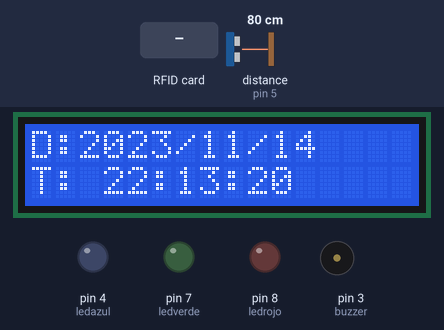
Recording of a sketch running on a simulated Arduino Uno, built with avr-gcc and run on an emulated ATmega328P. On the bench: 16×2 character LCD, output pins drawn as LEDs (lit = HIGH), buzzer (waves = sounding). Wiring (inferred from the names in the program): ultrasonic range finder: trigger pin 6; echo pin 5. The inputs (shaded band) are chosen by the test bench; at power-on: distance to the obstacle (sensor on pin 5) 80 cm. The echo pulse lasts 58.3 µs per cm; the local clock reads 2024-03-15 10:24:30 at power-on unless the sketch sets it; pins used as bus, display or sensor lines are not drawn; what the sketch prints to the serial monitor is not drawn.

Above: at 0.2 s.
1.4 s: RFID card E6 B7 4E 1A held to the reader
At 4.9 s:
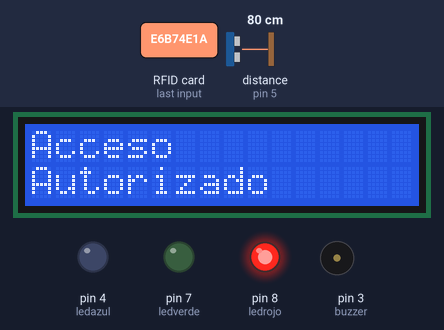
6.6 s: RFID card 06 76 25 D9 held to the reader
At 11.7 s:
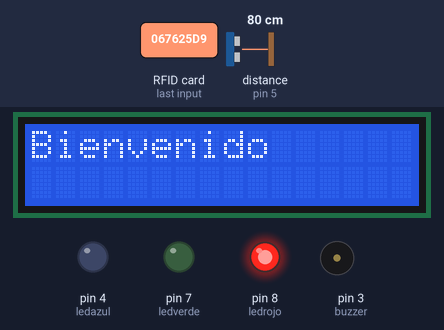
13.4 s: RFID card 5E 7A 19 C4 held to the reader
At 16.6 s:
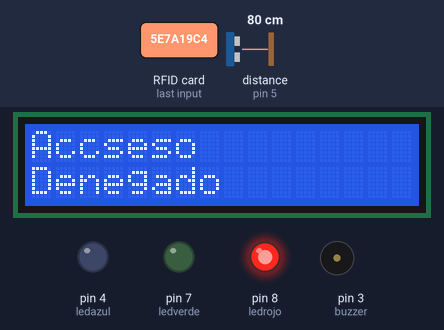
21.2 s: distance to the obstacle (sensor on pin 5) set to 6 cm
29.0 s: distance to the obstacle (sensor on pin 5) set to 3 cm
At 31.8 s:
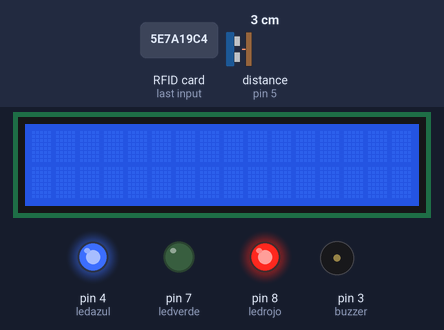
36.8 s: RFID card 06 76 25 D9 held to the reader
At 45.44 s:
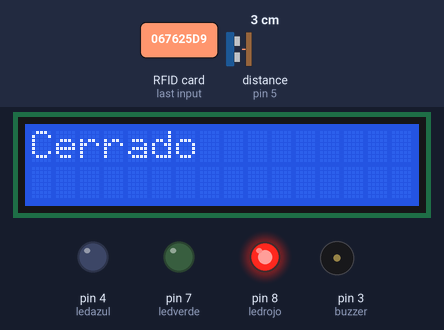
Timing chart, 0 to 45.6 s (numbered marks = the images above; inputs shaded):
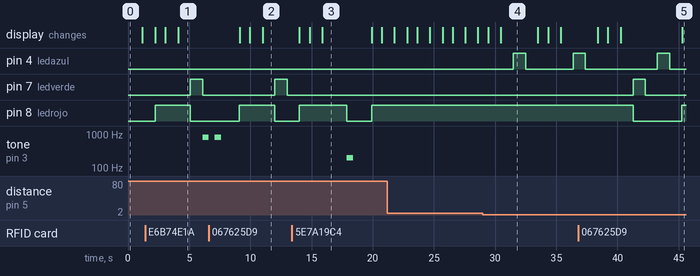

Measured:
- the behaviour switches between 5 and 4 cm on distance to the obstacle (sensor on pin 5) (found by bisection; images 3 and 4)
- after the input at 1.4 s, pin 7 (ledverde): LOW → HIGH after 3.7 s, → LOW 1.0 s later; tone on pin 3 (buzzer): silent → 800 Hz after 4.7 s; the display: first differs from a run without the input after 2.7 s (image 1)
- after the input at 6.6 s, pin 7 (ledverde): LOW → HIGH after 5.4 s, → LOW 1.0 s later; the display: first differs from a run without the input after 4.4 s (image 2)
- after the input at 13.4 s, tone on pin 3 (buzzer): silent → 200 Hz after 4.5 s, → silent 0.50 s later; the display: first differs from a run without the input after 2.5 s (image 3)
- after the input at 29.0 s, pin 4 (ledazul): LOW → HIGH after 2.5 s, → LOW 1.0 s later, → HIGH 3.9 s later
- after the input at 36.8 s, pin 7 (ledverde): LOW → HIGH after 4.5 s, → LOW 1.0 s later; pin 8 (ledrojo): HIGH → LOW after 4.5 s, → HIGH 4.0 s later; the display: first differs from a run without the input after 3.5 s (image 5 shows a later state)
- what the display in image 3 shows lasts 4.0 s, from 15.9 s to 19.9 s

The sketch:

sketch_jul19c.ino
```cpp
#include <Wire.h>
#include "RTClib.h"
#include <LiquidCrystal_I2C.h>
LiquidCrystal_I2C lcd(0x27, 16, 2);
RTC_DS1307 RTC;
#include <SPI.h>      // incluye libreria bus SPI
#include <MFRC522.h>      // incluye libreria especifica para MFRC522

#define RST_PIN  9      // constante para referenciar pin de reset
#define SS_PIN  10      // constante para referenciar pin de slave select

MFRC522 mfrc522(SS_PIN, RST_PIN); // crea objeto mfrc522 enviando pines de slave select y reset

byte LecturaUID[4];         // crea array para almacenar el UID leido
byte tarjeta[4] = {0xE6, 0xB7, 0x4E, 0x1A} ;   // UID de tarjeta
byte llavero[4] = {0x06, 0x76, 0x25, 0xD9} ;   // UID de llavero diferente al que tengo

int ledrojo = 8;
int ledverde = 7;
int ledazul = 4;

int trig = 6;
int echo = 5;
long sensor;
long distancia;
//luces de abierto/cerrado horario normal
int horasON = 6;
int minutosON = 00;
int horasOFF = 18;
int minutosOFF = 00;
//luces de abierto/cerrado para prueba
int horasON1 = 21;
int minutosON1 = 35;
int horasOFF1 = 21;
int minutosOFF1 = 36;

int buzzer = 3;
int frecuencia = 200;
int frecuencia2 = 800;

void setup () {

  pinMode(trig, OUTPUT);
  pinMode(echo, INPUT);
  digitalWrite(trig, LOW);

  pinMode (ledrojo, OUTPUT);
  pinMode (ledverde, OUTPUT);
  pinMode (ledazul, OUTPUT);

  Wire.begin(); // Inicia el puerto I2C
  RTC.begin(); // Inicia la comunicaci¢n con el RTC
  RTC.adjust(DateTime(__DATE__, __TIME__)); // Establece la fecha y hora (Comentar una vez establecida la hora)
  //el anterior se usa solo en la configuracion inicial
  lcd.begin();
  lcd.backlight();
  lcd.clear();

  Serial.begin(9600);      // inicializa comunicacion por monitor serie a 9600 bps
  SPI.begin();        // inicializa bus SPI
  mfrc522.PCD_Init();     // inicializa modulo lector

}
void loop() {
  DateTime now = RTC.now();
  reloj ();
  lector();
  ultrasonico();
  ledstiempo ();

  Serial.println(alarma(now));
}

void reloj () {
  DateTime now = RTC.now(); // Obtiene la fecha y hora del RTC

  Serial.print(now.year(), DEC); // A§o
  Serial.print('/');
  Serial.print(now.month(), DEC); // Mes
  Serial.print('/');
  Serial.print(now.day(), DEC); // Dia
  Serial.print(' ');
  Serial.print(now.hour(), DEC); // Horas
  Serial.print(':');

  Serial.print(now.minute(), DEC); // Minutos
  Serial.print(':');
  Serial.print(now.second(), DEC); // Segundos
  Serial.println();
  lcd.setCursor(0, 0);
  lcd.print("D:");
  lcd.print(now.year(), DEC);
  lcd.print("/");
  lcd.print(now.month(), DEC);
  lcd.print("/");
  lcd.print(now.day(), DEC);
  lcd.print(" ");
  lcd.setCursor(0, 1);
  lcd.print("T: ");
  lcd.print(now.hour(), DEC);
  lcd.print(":");
  lcd.print(now.minute(), DEC);
  lcd.print(":");
  lcd.print(now.second(), DEC);
  delay(1000); // La informaci¢n se actualiza cada 1 seg.
  lcd.setCursor(0, 0);
  lcd.print("               ");
  lcd.setCursor(0, 1);
  lcd.print("               ");
}

void lector () {
  if ( ! mfrc522.PICC_IsNewCardPresent())    // si no hay una tarjeta presente
    return;           // retorna al loop esperando por una tarjeta

  if ( ! mfrc522.PICC_ReadCardSerial())     // si no puede obtener datos de la tarjeta
    return;           // retorna al loop esperando por otra tarjeta

  Serial.print("UID:");       // muestra texto UID:
  for (byte i = 0; i < mfrc522.uid.size; i++) { // bucle recorre de a un byte por vez el UID
    if (mfrc522.uid.uidByte[i] < 0x10) {  // si el byte leido es menor a 0x10
      Serial.print(" 0");       // imprime espacio en blanco y numero cero
    }
    else {          // sino
      Serial.print(" ");        // imprime un espacio en blanco
    }
    Serial.print(mfrc522.uid.uidByte[i], HEX);    // imprime el byte del UID leido en hexadecimal
    LecturaUID[i] = mfrc522.uid.uidByte[i];   // almacena en array el byte del UID leido
  }

  Serial.print("\t");         // imprime un espacio de tabulacion

  if (comparaUID(LecturaUID, tarjeta)) {  // llama a funcion comparaUID con Usuario1
    lcd.clear();
    lcd.setCursor(0, 0);
    lcd.print("Acceso"); // si retorna verdadero muestra texto bienvenida
    lcd.setCursor(0, 1);
    lcd.print("Autorizado"); // si retorna verdadero muestra texto bienvenida
    delay(1000);
    digitalWrite(ledrojo, LOW);
    digitalWrite(ledverde, HIGH);
    delay(1000);
    digitalWrite(ledrojo, LOW);
    digitalWrite(ledverde, LOW);
    tone(buzzer, frecuencia2); // emite el tono
    delay(500); // lo mantiene 1/2 segundos
    noTone(buzzer); // para el tono
    delay(500); // espera medio segundo
    tone(buzzer, frecuencia2); // emite el tono
    delay(500); // lo mantiene 1/2 segundos
    noTone(buzzer); // para el tono
    delay(500); // espera medio segundo


  }
  else if (comparaUID(LecturaUID, llavero)) { // llama a funcion comparaUID con Usuario2
    lcd.clear();
    lcd.setCursor(0, 0);
    lcd.print("Bienvenido"); // si retorna verdadero muestra texto bienvenida
    delay(1000);
    digitalWrite(ledrojo, LOW);
    digitalWrite(ledverde, HIGH);
    delay(1000);
    digitalWrite(ledrojo, LOW);
    digitalWrite(ledverde, LOW);
  }
  else { // si retorna falso
    lcd.clear();
    lcd.setCursor(0, 0);
    lcd.print("Accseso");    // muestra texto equivalente a acceso denegado
    lcd.setCursor(0, 1);
    lcd.print("Denegado");    // muestra texto equivalente a acceso denegado
    delay(1000);
    digitalWrite(ledrojo, HIGH);
    digitalWrite(ledverde, LOW);
    delay(1000);
    digitalWrite(ledrojo, LOW);
    digitalWrite(ledverde, LOW);
    tone(buzzer, frecuencia); // emite el tono
    delay(500); // lo mantiene 1/2 segundos
    noTone(buzzer); // para el tono
    delay(500); // espera medio segundo

    mfrc522.PICC_HaltA();     // detiene comunicacion con tarjeta
  }
}
boolean comparaUID(byte lectura[], byte usuario[]) // funcion comparaUID
{
  for (byte i = 0; i < mfrc522.uid.size; i++) { // bucle recorre de a un byte por vez el UID
    if (lectura[i] != usuario[i])       // si byte de UID leido es distinto a usuario
      return (false);         // retorna falso
  }
  return (true);          // si los 4 bytes coinciden retorna verdadero

}

void ultrasonico () {
  digitalWrite(6, HIGH);
  delayMicroseconds(10);
  digitalWrite(6, LOW);
  sensor = pulseIn(5, HIGH);
  distancia = sensor / 59;
  delay(1000);

  if (distancia < 4) {
    digitalWrite(ledazul, HIGH);
    delay(1000);
    digitalWrite(ledazul, LOW);
    delay(1000);
  }
}
bool alarma (DateTime date) {
  int dia = date.dayOfTheWeek();
  int hora = date.hour();
  int minuto = date.minute();

  Serial.print(hora);
  Serial.print(":");
  Serial.print(minuto);

  bool CondicionH = (hora >= horasON1 && minuto >= minutosON1 && hora <= horasOFF1 && minuto <= minutosOFF1);
  if (CondicionH) {
    return true;
  }
  return false;
}

void ledstiempo () {
  DateTime now = RTC.now();
  if (alarma(now)) {
    digitalWrite (ledverde, HIGH);
    digitalWrite (ledrojo, LOW);
    lcd.clear();
    lcd.setCursor(0,0);
    lcd.print("Abierto");
    delay(800);

    alarma(now);
  }
  else {
    digitalWrite (ledrojo, HIGH);
    digitalWrite (ledverde, LOW);
        lcd.clear();
    lcd.setCursor(0,0);
    lcd.print("Cerrado");
    delay(800);

  }
}
```
